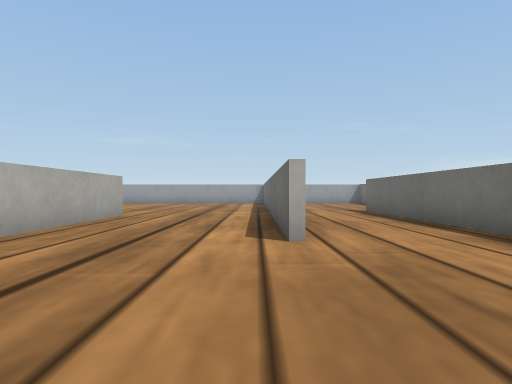
View 1 (above)

24 first-person views from a walk through a world built for the Webots simulator. The camera is 0.06 m above the floor, looks level and sees 75° across. The floor is counted in squares, 0.1 m on a side. Each view is taken from the middle of a square. On the plan, view 1 faces up. The plan holds only what a view shows up to about 9 squares ahead; the rest is blank. The robots in the file are not drawn. Simple shapes and patterns stand in for the simulator's stock objects.

View 2
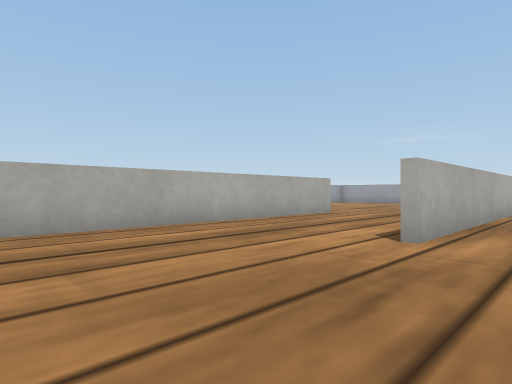

View 3
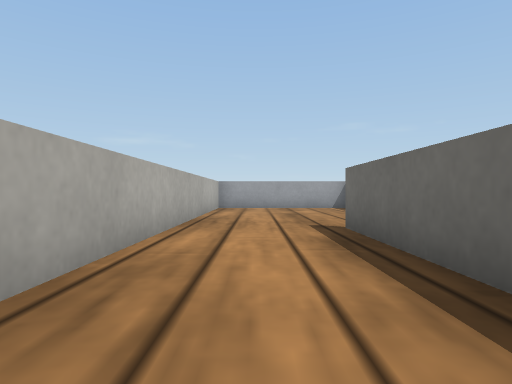

View 4
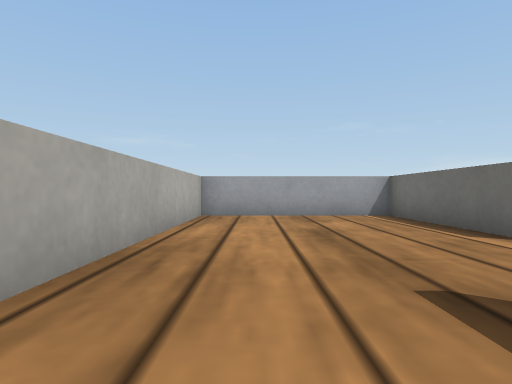

View 5
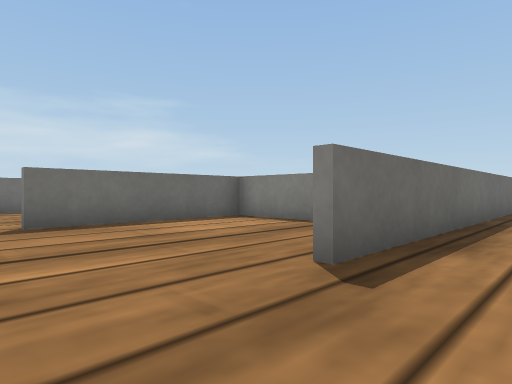

View 6
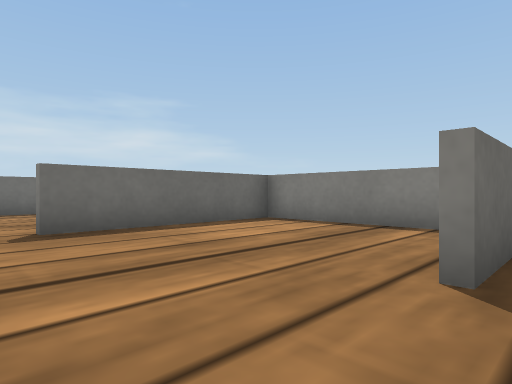

View 7
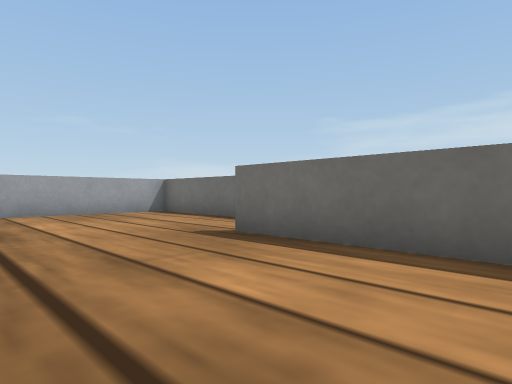

View 8
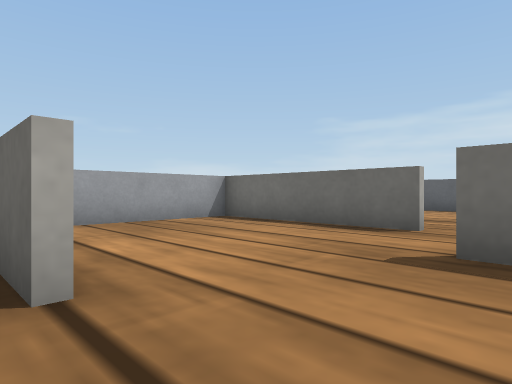

View 9
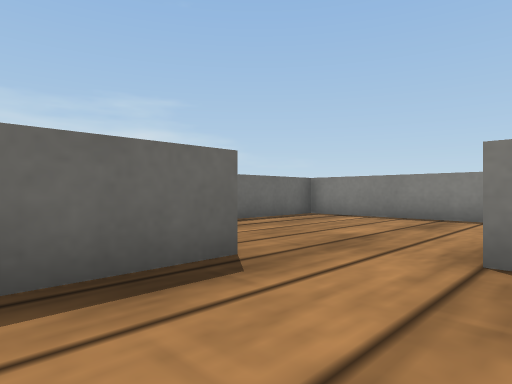

View 10
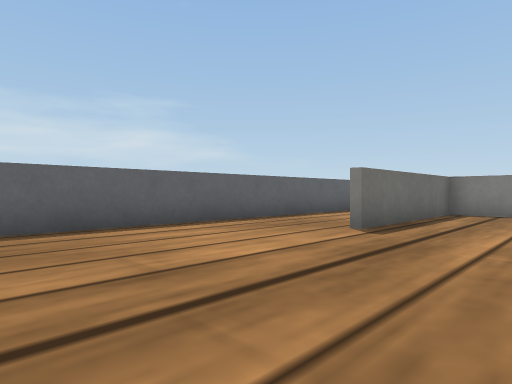

View 11
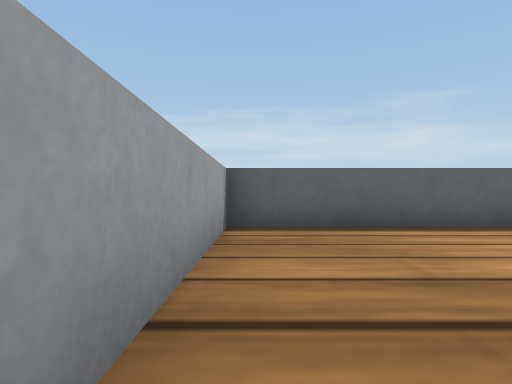

View 12
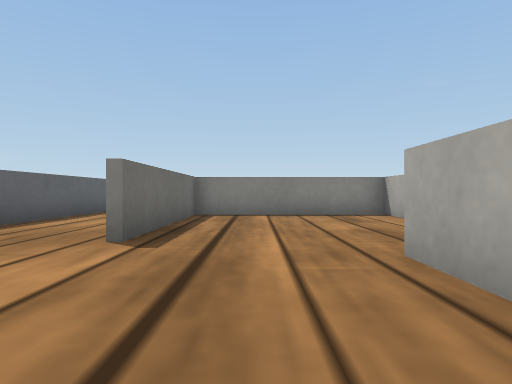

View 13
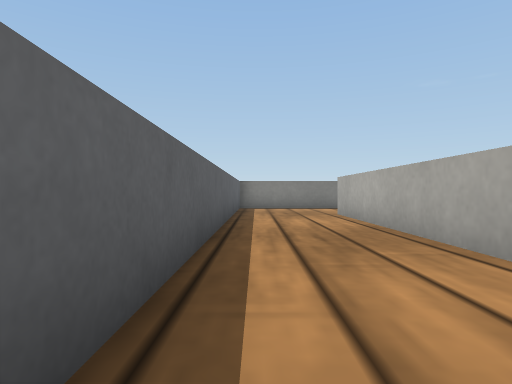

View 14
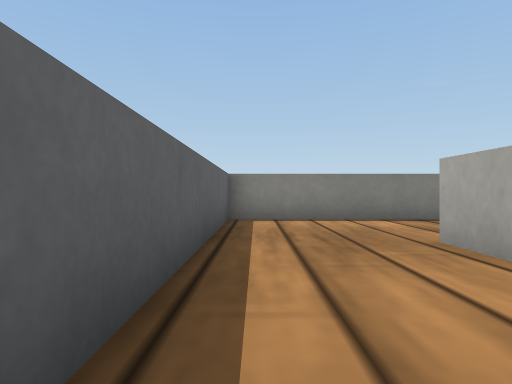

View 15
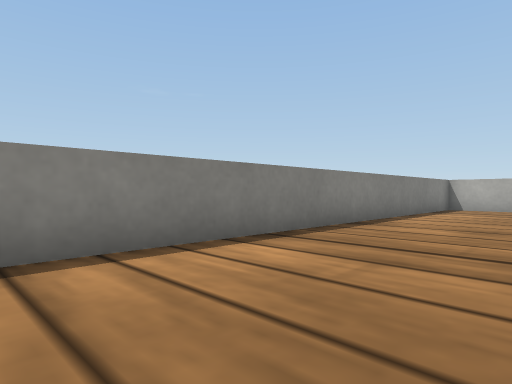

View 16
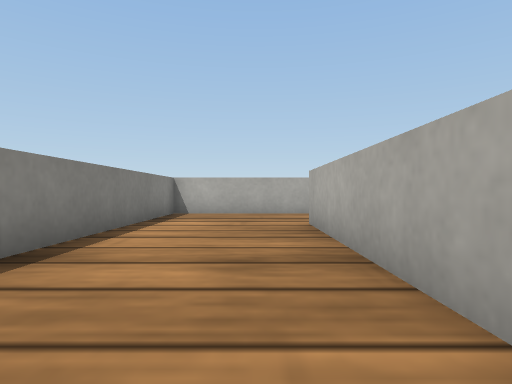

View 17
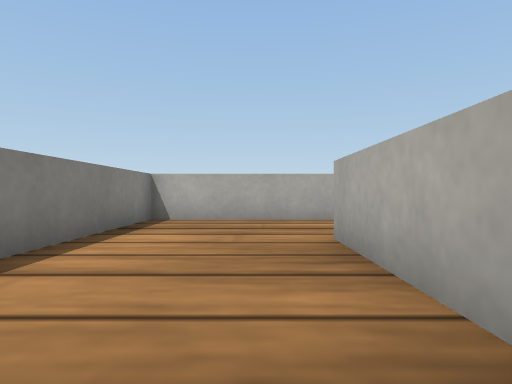

View 18
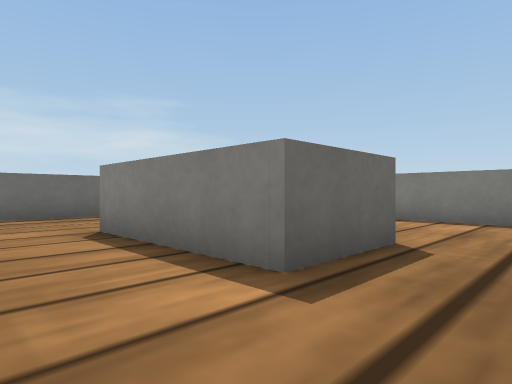

View 19
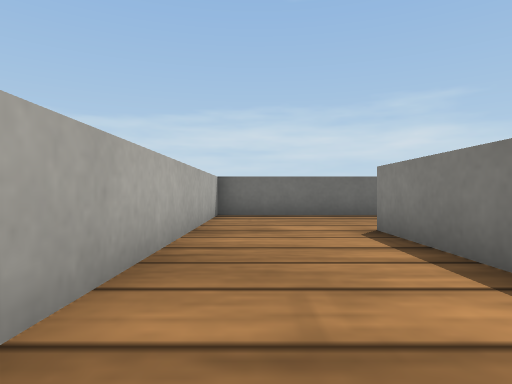

View 20
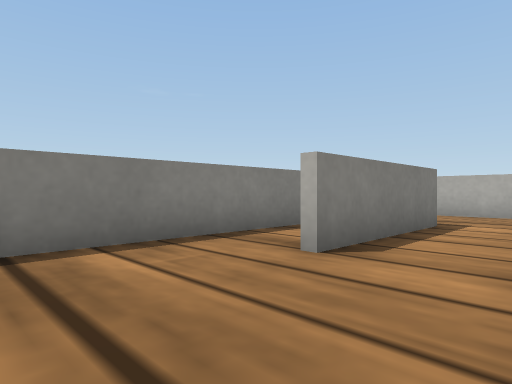

View 21
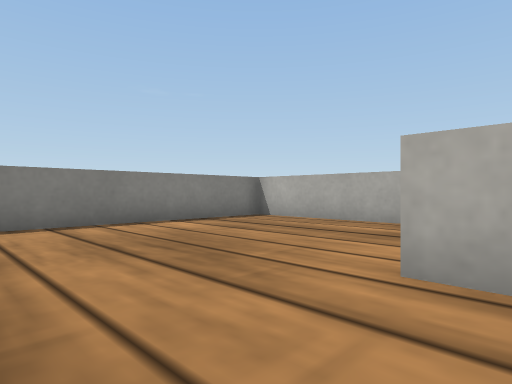

View 22
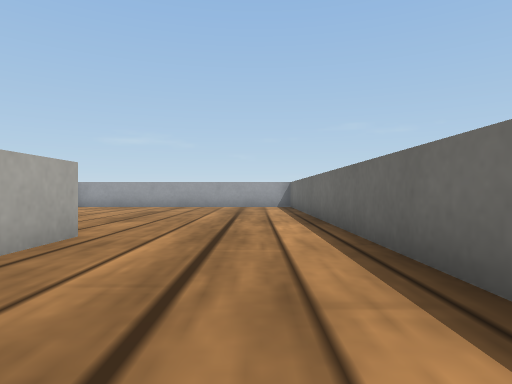

View 23
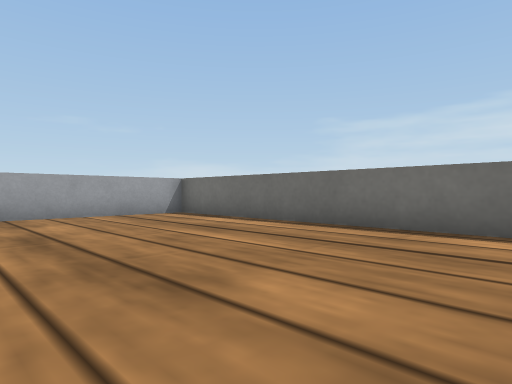

View 24
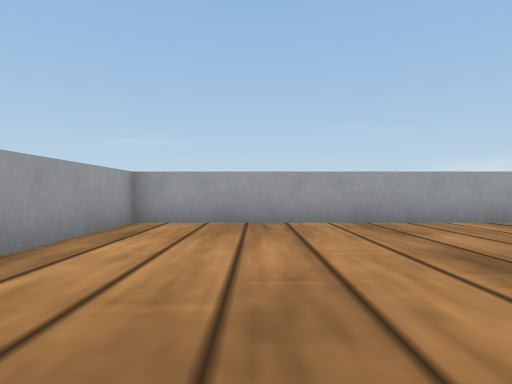

### Floor plan
Points are (right, up) in squares from view 1. A wall is a line through its corners. A room is listed if a view was taken in it or the views show most of it. See-through windows are left out.
Room 1 (views 1, 22)
walls: (-3.4, 8.5) (-3.4, -1.3) (0.5, -1.3); (0.4, 4.1) (0.4, 16.4); (-0.8, 17.5) (-4.5, 17.5)
ways out: opening at (0, 2) to room 2; opening at (-4, 13) to room 6
Room 2 (views 2, 3, 4, 5, 6, 7, 8, 21)
walls: (4.6, 7.2) (8.1, 7.2); (5.4, 13) (5.4, 17.5) (0.6, 17.5) (0.6, 4); (8.4, 7.1) (8.4, 11.9); (3.5, 1.9) (3.5, 10.6); (7.4, 17.5) (6.2, 17.5); (0.5, -1.3) (2.2, -1.3)
ways out: opening at (0, 2) to room 1; opening at (8, 14.5) to room 3
Room 3 (view 9)
walls: (10.4, 12.8) (10.4, 17.5) (7.4, 17.5); (8.6, 8.4) (8.6, 7.1); (8.1, 7.2) (10.6, 7.2)
ways out: opening at (8, 14.5) to room 2; opening at (10, 10) to room 4
Room 4 (views 10, 11, 12)
walls: (10.6, 14.2) (10.6, 12.8); (14.5, 17.5) (11.6, 17.5); (10.6, 7.2) (13.6, 7.2) (13.6, 12)
ways out: opening at (10, 10) to room 3; opening at (14, 14.5) to room 5
Room 5 (views 13, 14, 15, 16, 17, 18, 19, 20)
walls: (13.6, 2.9) (13.6, 7) (6.2, 7); (11.7, 2) (6.6, 2) (6.6, 4.1) (10.4, 4.1); (13.8, 8.1) (13.8, 2); (3.7, 4.9) (3.7, -1.3) (16.6, -1.3) (16.6, 17.5) (14.5, 17.5)
ways out: opening at (14, 14.5) to room 4; opening at (12, 4) to room 7
Room 6 (views 23, 24)
walls: (-4.5, 17.5) (-8.4, 17.5) (-8.4, 14.1)
ways out: opening at (-4, 13) to room 1
Room 7 (no view inside)
walls: (8, 2.2) (12.6, 2.2)
ways out: opening at (12, 4) to room 5

Positions as (right, up) in squares from view 1, and headings:
1: (0, 0), facing up
2: (2, 0), facing up-left
3: (2, 5), facing up
4: (2, 9), facing up
5: (2, 13), facing down-right
6: (3, 13), facing down-right
7: (5, 8), facing up-right
8: (5, 11), facing up-right
9: (8, 15), facing down-right
10: (11, 17), facing down-right
11: (11, 17), facing right
12: (12, 16), facing down
13: (16, 11), facing down
14: (16, 6), facing down
15: (16, 2), facing down-left
16: (13, 1), facing left
17: (11, 1), facing left
18: (5, 6), facing down-right
19: (5, 6), facing right
20: (13, 6), facing down-left
21: (3, 5), facing down-left
22: (-1, 4), facing up
23: (-5, 9), facing up-right
24: (-6, 11), facing up
